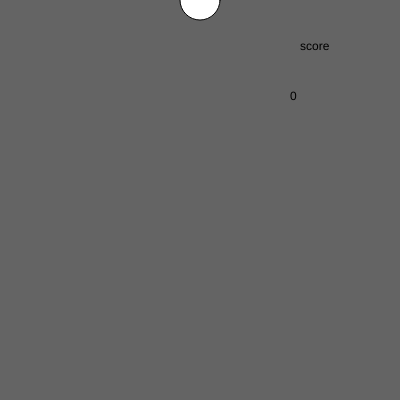
Frame 1 (no input)
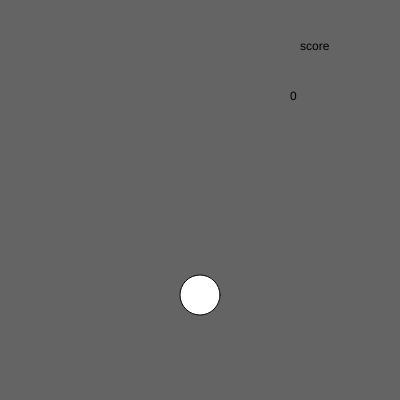
Frame 60 (no input)
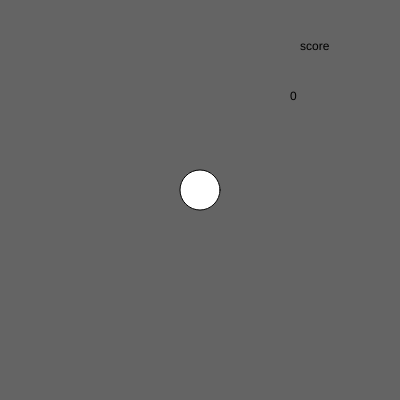
Frame 120 (the mouse pressed at the canvas centre since frame 60)

The p5.js sketch that drew these frames (run headless with seeded random() and noise() and a simulated clock; from frame 60 on, the mouse is pressed at the canvas centre):

// p5.js sketch
// ── sketch.js
var by = 0;
var mys = 0;
function setup() {
  createCanvas(400, 400);
}

function draw() {
  background(100);
  ellipse(200, by, 40);
  by = by + 5;
  if (by > 400) {
    by = 0;
  }
  text("score", 300, 50);
  text(mys, 290, 100);
}

function keyPressed() {
  if (key == "s" && by > 400) mys = mys + 10000;
}
